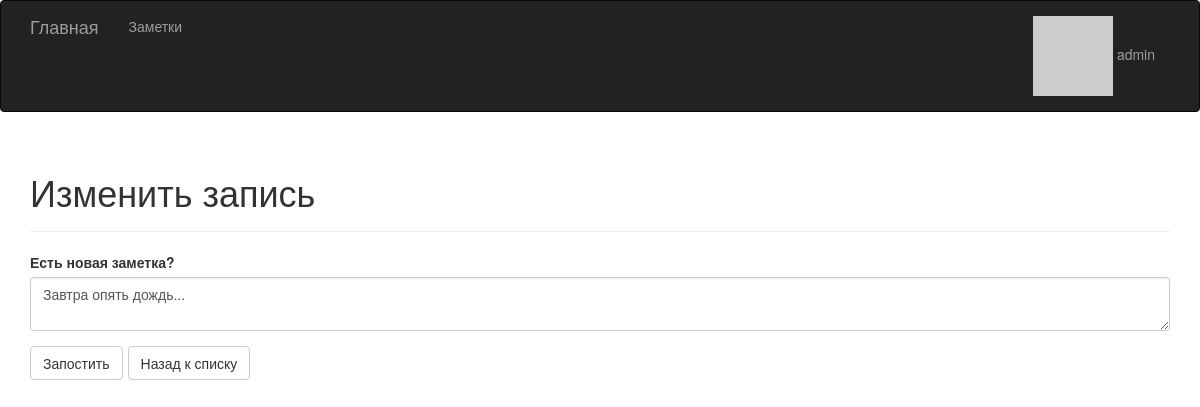
The page /edit_post/2 (signed in) on the database as committed earlier.
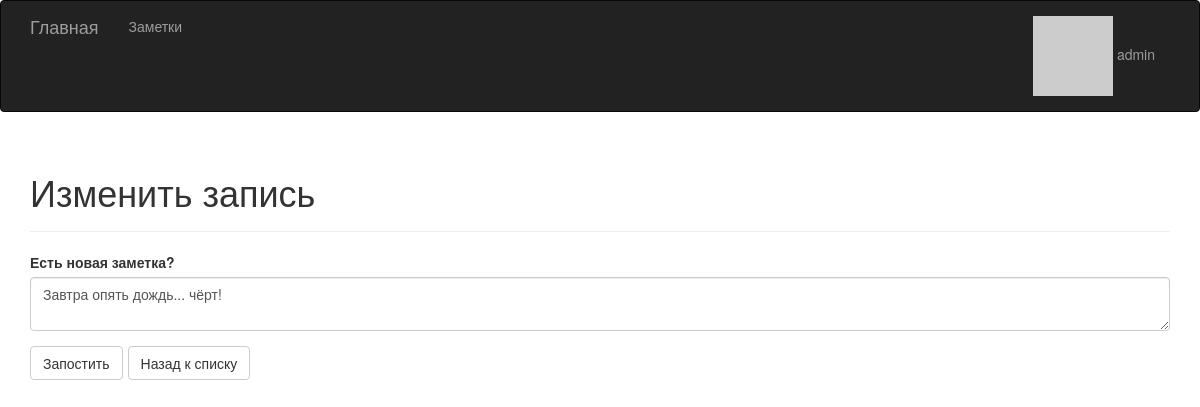
The same page on the database as committed later.
### main.py (models this page shows)
class Post(db.Model):
    __tablename__ = 'posts'
    id = db.Column(db.Integer, primary_key=True)
    body = db.Column(db.Text)
    timestamp = db.Column(db.DateTime, index=True, default=datetime.utcnow)
    author_id = db.Column(db.Integer, db.ForeignKey('users.id'))

### main.py (the view)
@app.route('/edit_post/<int:post_id>', methods=['GET', 'POST'])
@login_required
def edit_post(post_id):
    post = Post.query.get_or_404(post_id)
    if int(current_user.get_id()) != int(post.author_id):
        abort(403)
    form = PostForm()
    if form.validate_on_submit():
        post.body = form.body.data
        db.session.add(post)
        db.session.commit()
        flash('Запись успешно изменена.')
        return redirect(url_for('edit_post', post_id=post.id))
    form.body.data = post.body
    return render_template('edit_post.html', form=form)

### main.py
class PostForm(FlaskForm):
    body = TextAreaField("Есть новая заметка?", validators=[DataRequired()])
    submit = SubmitField('Запостить')

### main.py (called while the page is built)
@app.context_processor
def inject_app_name():
    return dict(app_name="Заметки")

@login_manager.user_loader
def load_user(user_id):
    return User.query.get(int(user_id))

    def gravatar(self, size=100):
        url = 'https://robohash.org/'
        return url + self.username + '?size={}x{}'.format(size, size)

### templates/edit_post.html (shortened to what this page needs)
{% extends "base.html" %}
{% import "bootstrap/wtf.html" as wtf %}
{% block page_content %}
<div class="page-header">
    <h1>Изменить запись</h1>
</div>
<form class="form" method="post" role="form">
    {{ wtf.form_field(form.body) }}
    <div class="btn-toolbar" role="toolbar">
        <div class="btn-group mr-2" role="group">
            {{ wtf.form_field(form.submit) }}
        </div>
        <div class="btn-group" role="group">
            <a class="btn btn-default" role="button" href="{{ url_for('posts') }}">Назад к списку</a>
        </div>
    </div>
</form>
{% endblock %}

Rows that differ between the two databases and show on the page:
changed Post: body "Завтра опять дождь..." → "Завтра опять дождь... чёрт!"
